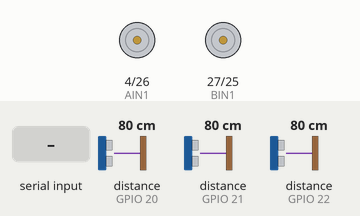
Recording of a sketch running on a simulated ESP32. Shown: motor-driver pin pairs drawn as motors (green arrow = first pin HIGH = forward, orange = second pin HIGH = backward, longer = more drive). The test bench sets the inputs (shaded band); at power-on: distance to the obstacle (sensors on GPIO 20, GPIO 21, GPIO 22) 80 cm. Nothing arrives over Bluetooth unless stated.

Above: at 2.1 s.
2.2 s: "r" received over the second serial link
At 2.6 s:
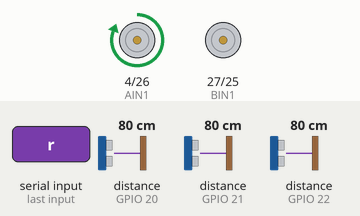
4.2 s: "l" received over the second serial link
At 4.6 s:
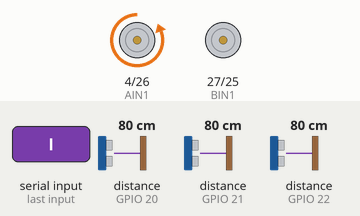
6.2 s: "f" received over the second serial link
At 6.6 s:
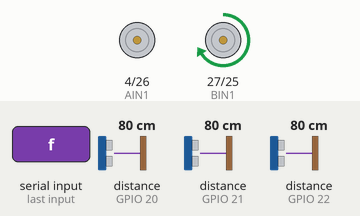
8.2 s: "b" received over the second serial link
At 8.6 s:
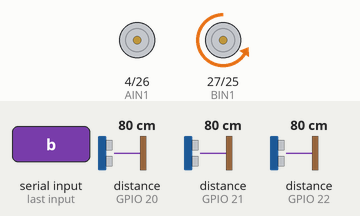
Timing chart, 0 to 11.2 s (numbered marks = the images above; inputs shaded):
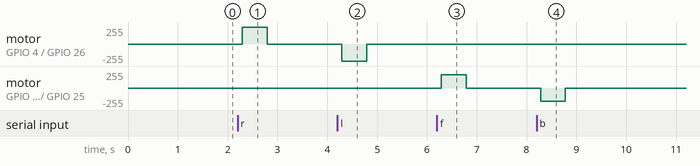

Measured:
- after the input at 2.2 s, motor on GPIO 4 (AIN1) / GPIO 26 (AIN2): stopped → forward 255/255 after 0.10 s, → stopped 0.50 s later
- after the input at 4.2 s, motor on GPIO 4 (AIN1) / GPIO 26 (AIN2): stopped → backward 255/255 after 0.09 s, → stopped 0.50 s later
- after the input at 6.2 s, motor on GPIO 27 (BIN1) / GPIO 25 (BIN2): stopped → forward 199/255 after 0.09 s, → stopped 0.50 s later
- after the input at 8.2 s, motor on GPIO 27 (BIN1) / GPIO 25 (BIN2): stopped → backward 199/255 after 0.08 s, → stopped 0.50 s later

The sketch:

Exercise-1.2.ino
```cpp
/* This example shows how to get single-shot range
  measurements from the VL53L0X. The sensor can optionally be
  configured with different ranging profiles, as described in
  the VL53L0X API user manual, to get better performance for
  a certain application. This code is based on the four
  "SingleRanging" examples in the VL53L0X API.

  The range readings are in units of mm. */

#include <Wire.h>

#include <VL53L0X.h>

#include "RumiCar.h"
#include "BluetoothSerial.h"

BluetoothSerial SerialBT;

VL53L0X sensor0;
VL53L0X sensor1;
VL53L0X sensor2;

void setup()
{
  RC_setup();
  SerialBT.begin("RumiCar_ESP32");
}

void loop()
{
  SerialBT.print("Sensor0:");
  SerialBT.print(sensor0.readRangeSingleMillimeters());
  SerialBT.print("  Sensor1:");
  SerialBT.print(sensor1.readRangeSingleMillimeters());
  SerialBT.print("  Sensor2:");
  SerialBT.println(sensor2.readRangeSingleMillimeters());


if(SerialBT.available()){
  char action = SerialBT.read();


  if ( action == 'r' ){
    RC_steer(RIGHT);
    delay(500);
    RC_steer(CENTER);
  }else if ( action == 'l' ){
      RC_steer(LEFT);
      delay(500);
      RC_steer(CENTER);
  }else if ( action == 'f' ){
        RC_drive(FORWARD,200);
        delay(500);
        RC_drive(FREE,0);
  }else if ( action == 'b' ){
    RC_drive(REVERSE,200);
    delay(500);
    RC_drive(FREE,0);
  }
}


}
```

RumiCar.h
```cpp
// RumiCar include
//操舵用の設定
#define LEFT   0
#define CENTER 1
#define RIGHT  2

//走行用の設定
#define FREE    0
#define REVERSE 1
#define FORWARD 2
#define BRAKE   3

#if defined ESP32
#define RC_analogWrite ledcWrite
#define SHUT0 19
#define SHUT1 18
#define SHUT2 05

//Aが操舵、Bが走行
int AIN1 = 04;
int AIN2 = 26;
int BIN1 = 27;
int BIN2 = 25;

#else
#define RC_analogWrite analogWrite
//SHUTはディジタルピン,A0はD14,以降同じ、注意すること
#define SHUT0 14
#define SHUT1 15
#define SHUT2 16

//Aが操舵、Bが走行
int AIN1 = 03;
int AIN2 = 11;
int BIN1 = 05;
int BIN2 = 06;
#endif

// Uncomment this line to use long range mode. This
// increases the sensitivity of the sensor and extends its
// potential range, but increases the likelihood of getting
// an inaccurate reading because of reflections from objects
// other than the intended target. It works best in dark
// conditions.

//#define LONG_RANGE


// Uncomment ONE of these two lines to get
// - higher speed at the cost of lower accuracy OR
// - higher accuracy at the cost of lower speed

#define HIGH_SPEED
//#define HIGH_ACCURACY
```

RumiCar.ino
```cpp
// RumiCar Libraly

void RC_setup()
{
  Serial.begin(9600);
  pinMode(AIN1, OUTPUT);
  pinMode(AIN2, OUTPUT);
  pinMode(BIN1, OUTPUT);
  pinMode(BIN2, OUTPUT);
  pinMode(SHUT0, OUTPUT);
  pinMode(SHUT1, OUTPUT);
  pinMode(SHUT2, OUTPUT);

  digitalWrite(SHUT0, LOW);
  digitalWrite(SHUT1, LOW);
  digitalWrite(SHUT2, LOW);
  delay(150);
  Wire.begin();
  //sensor0
  pinMode(SHUT0, INPUT);
  delay(150);
  sensor0.init(true);
  delay(100);
  sensor0.setAddress((uint8_t)20);
  sensor0.setTimeout(500);
  //sensor1
  pinMode(SHUT1, INPUT);
  delay(150);
  sensor1.init(true);
  delay(100);
  sensor1.setAddress((uint8_t)21);
  sensor1.setTimeout(500);
  //sensor2
  pinMode(SHUT2, INPUT);
  delay(150);
  sensor2.init(true);
  delay(100);
  sensor2.setAddress((uint8_t)22);
  sensor2.setTimeout(500);

  //  sensor.init();
  //  sensor.setTimeout(500);

#if defined LONG_RANGE
  // lower the return signal rate limit (default is 0.25 MCPS)
  sensor0.setSignalRateLimit(0.1);
  sensor1.setSignalRateLimit(0.1);
  sensor2.setSignalRateLimit(0.1);
  // increase laser pulse periods (defaults are 14 and 10 PCLKs)
  sensor0.setVcselPulsePeriod(VL53L0X::VcselPeriodPreRange, 18);
  sensor1.setVcselPulsePeriod(VL53L0X::VcselPeriodPreRange, 18);
  sensor2.setVcselPulsePeriod(VL53L0X::VcselPeriodPreRange, 18);
  sensor0.setVcselPulsePeriod(VL53L0X::VcselPeriodFinalRange, 14);
  sensor1.setVcselPulsePeriod(VL53L0X::VcselPeriodFinalRange, 14);
  sensor2.setVcselPulsePeriod(VL53L0X::VcselPeriodFinalRange, 14);
#endif

#if defined HIGH_SPEED
  // reduce timing budget to 20 ms (default is about 33 ms)
  sensor0.setMeasurementTimingBudget(20000);
  sensor1.setMeasurementTimingBudget(20000);
  sensor2.setMeasurementTimingBudget(20000);
#elif defined HIGH_ACCURACY
  // increase timing budget to 200 ms
  sensor0.setMeasurementTimingBudget(200000);
  sensor1.setMeasurementTimingBudget(200000);
  sensor2.setMeasurementTimingBudget(200000);
#endif

  sensor0.startContinuous();
  sensor1.startContinuous();
  sensor2.startContinuous();

#if defined ESP32
//ESP32の場合はピン番号ではなくチャンネルでPWMを行うのでチャンネルとして再設定
#define PWM_level 8
// 8の場合8bitの解像度でArduinoと同じESPは16bit迄行ける？
//モータのPWMのチャンネル、周波数の設定
ledcSetup(0, 490, PWM_level);
ledcSetup(1, 490, PWM_level);
ledcSetup(2, 960, PWM_level);
ledcSetup(3, 960, PWM_level);

//モータのピンとチャンネルの設定
ledcAttachPin(AIN1, 0);
ledcAttachPin(AIN2, 1);
ledcAttachPin(BIN1, 2);
ledcAttachPin(BIN2, 3);
//pin番号をチャンネル番号に上書き
AIN1 = 0;
AIN2 = 1;
BIN1 = 2;
BIN2 = 3;

#endif

  RC_analogWrite(AIN1, 0);
  RC_analogWrite(AIN2, 0);
  RC_analogWrite(BIN1, 0);
  RC_analogWrite(BIN2, 0);


}
//操舵の関数
int RC_steer (int direc ){
  if ( direc == RIGHT ){
    RC_analogWrite(AIN1,255);
    RC_analogWrite(AIN2,0);
  }else if ( direc == LEFT ){
    RC_analogWrite(AIN1,0);
    RC_analogWrite(AIN2,255);
  }else if ( direc == CENTER ){
    RC_analogWrite(AIN1,0);
    RC_analogWrite(AIN2,0);
  }else{
    return 0;
  }
}

//走行の関数
int RC_drive(int direc, int ipwm){
  if ( direc == FREE ){
    RC_analogWrite(BIN1,0);
    RC_analogWrite(BIN2,0);
  }else if ( direc == REVERSE ){
    RC_analogWrite(BIN1,0);
    RC_analogWrite(BIN2,ipwm);
  }else if ( direc == FORWARD ){
    RC_analogWrite(BIN1,ipwm);
    RC_analogWrite(BIN2,0);
  }else if ( direc == BRAKE ){
    RC_analogWrite(BIN1,ipwm);
    RC_analogWrite(BIN2,ipwm);
  }else{
    return 0;
  }
}
```
